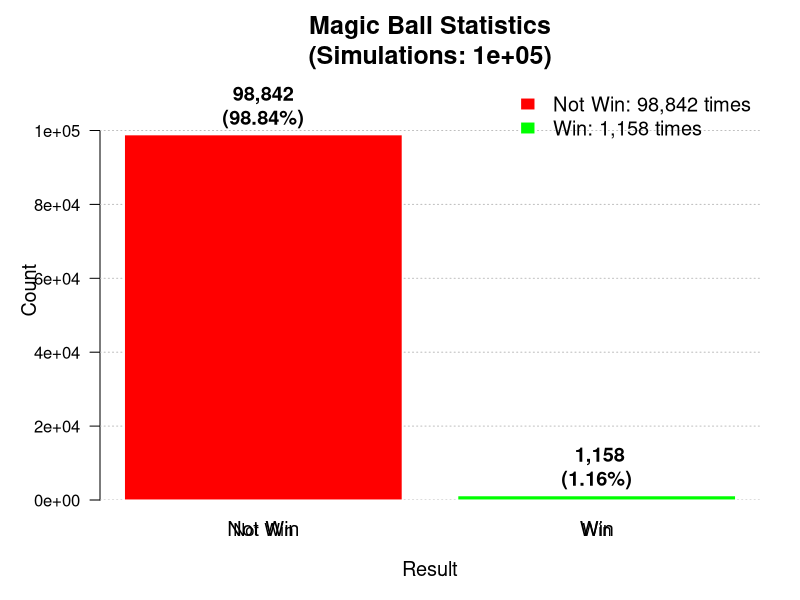

This chart was generated by the following R code:
球魔方 <- function(n = 100000) {
    jvzen <- matrix(c(
        1, 2, 3,  # 第一橫排
        4, 5, 6,  # 第二橫排
        7, 8, 9,  # 第三橫排
        1, 4, 7,  # 第一直排
        2, 5, 8,  # 第二直排
        3, 6, 9,  # 第三直排
        1, 5, 9,  # 對角線1
        3, 5, 7   # 對角線2
    ), nrow = 8, ncol = 3, byrow = TRUE)
    
    # 初始化計數器
    count <- 0
    count2 <- 0
    
    # 顯示遊戲開始訊息
    cat("==================================================\n")
    cat("       球魔方遊戲模擬開始\n")
    cat("==================================================\n")
    cat(sprintf("模擬次數: %d 次\n", n))
    cat("--------------------------------------------------\n\n")
    
    # 進行n次模擬
    for (i in 1:n) {
        cat("==================================================\n")
        cat(sprintf("%d\n", i))
        
        # 電腦隨機選擇一組中獎連線
        roll <- jvzen[sample(1:8, 1), ]
        
        # 顯示預測中獎
        cat("預測中獎:\n")
        roll_mat <- rep(NA, 9)
        roll_mat[roll] <- "O"
        mat <- matrix(roll_mat, nrow = 3, byrow = TRUE)
        print(mat)
        
        # 玩家的三顆球隨機落在9個位置中的3個
        roll2 <- sample(1:9, 3)
        
        # 顯示玩家連線
        cat("玩家連線:\n")
        roll2_mat <- rep(NA, 9)
        roll2_mat[roll2] <- "O"
        mat2 <- matrix(roll2_mat, nrow = 3, byrow = TRUE)
        print(mat2)
        
        # 判斷玩家位置是否與中獎連線完全相同
        if (setequal(roll2, roll)) {
            cat("結果: 中獎\n\n")
            count <- count + 1
        } else {
            cat("結果: 未中獎\n\n")
            count2 <- count2 + 1
        }
    }
    
    # # ========== 輸出 (1): 未中獎和中獎的說明 ==========
    # cat("【遊戲規則說明】\n")
    # cat("1. 遊戲使用3x3的井字格球盤（共9個位置）\n")
    # cat("2. 電腦會隨機指定一組連線（橫、直、斜共8種可能）\n")
    # cat("3. 玩家的三顆球會隨機落在9個位置中的3個\n")
    # cat("4. 如果玩家的三顆球恰好落在中獎連線上，則中獎\n")
    # cat("5. 否則為未中獎\n\n")
    
    # 顯示井字格位置示意圖
    cat("球盤位置示意圖：\n")
    cat("  1 | 2 | 3\n")
    cat("  ---------\n")
    cat("  4 | 5 | 6\n")
    cat("  ---------\n")
    cat("  7 | 8 | 9\n\n")
    
    # ========== 輸出 (2): 中獎數量統計 ==========
    cat("==================================================\n")
    cat("       模擬結果統計\n")
    cat("==================================================\n")
    cat(sprintf("總模擬次數: %d 次\n", n))
    cat("--------------------------------------------------\n")
    cat(sprintf("中獎次數:   %d 次\n", count))
    cat(sprintf("未中獎次數: %d 次\n", count2))
    cat("--------------------------------------------------\n")
    cat(sprintf("中獎機率:   %.4f%% (%.2f/100)\n", 
                (count/n)*100, 
                (count/n)*100))
    cat(sprintf("理論機率:   %.4f%% (1 ÷ C(9,3) = 1/84)\n", 
                (1/choose(9,3))*100))
    cat("==================================================\n\n")
    
    # ========== 輸出 (3): 統計長條圖 ==========
    # 準備繪圖資料
    result <- c(count2, count)
    labels_text <- c("Not Win", "Win")
    colors <- c("red", "green")  # 紅色表示未中獎，藍綠色表示中獎
    
    # 輸出為 PDF 檔案
    pdf("magic_ball_result.pdf", width = 10, height = 7)
    
    # 設定繪圖參數
    par(mar = c(5, 5, 4, 2))
    
    # 繪製長條圖
    barplot_result <- barplot(
        result,
        names.arg = labels_text,
        col = colors,
        main = sprintf("Magic Ball Statistics\n(Simulations: %s)", 
                       format(n, big.mark = ",")),
        xlab = "Result",
        ylab = "Count",
        ylim = c(0, max(result) * 1.15),
        border = "white",
        las = 1,
        cex.main = 1.5,
        cex.lab = 1.2,
        cex.names = 1.2
    )
    
    # 在長條上方顯示數值和百分比
    text(
        x = barplot_result,
        y = result,
        labels = sprintf("%s\n(%.2f%%)", 
                         format(result, big.mark = ","),
                         (result/n)*100),
        pos = 3,
        cex = 1.2,
        font = 2
    )
    
    # 添加網格線
    grid(nx = NA, ny = NULL, col = "gray", lty = "dotted")
    
    # 重新繪製長條圖以覆蓋網格線
    barplot(
        result,
        names.arg = labels_text,
        col = colors,
        border = "white",
        add = TRUE,
        axes = FALSE
    )
    
    # 添加圖例
    legend("topright",
           legend = c(sprintf("Not Win: %s times", format(count2, big.mark = ",")),
                      sprintf("Win: %s times", format(count, big.mark = ","))),
           fill = colors,
           border = "white",
           bty = "n",
           cex = 1.2)
    
    # 關閉 PDF 設備
    dev.off()
    
    cat("\n圖表已儲存至: magic_ball_result.pdf\n")
    
    # 返回統計結果
    invisible(list(
        模擬次數 = n,
        中獎次數 = count,
        未中獎次數 = count2,
        中獎機率 = count/n,
        統計結果 = result
    ))
}

# ============================================================================
# 執行函數 - 模擬十萬次
# ============================================================================
球魔方(100000)






